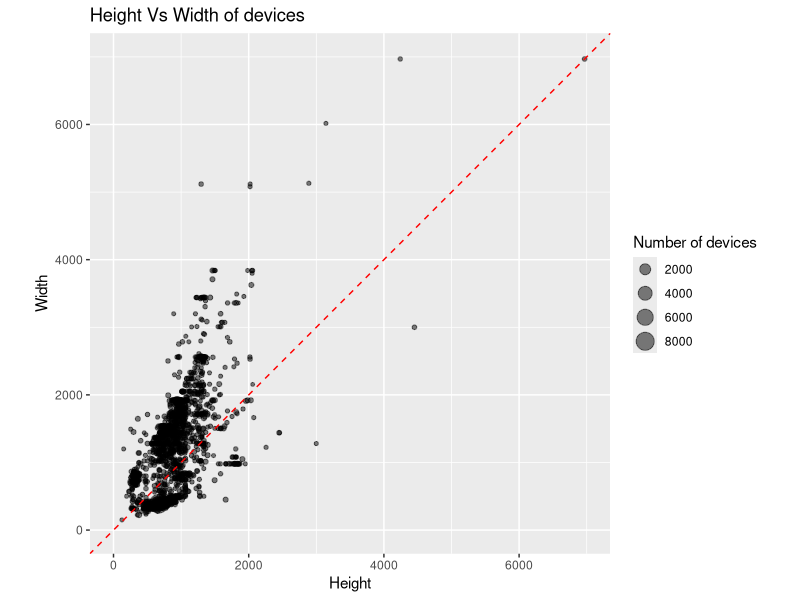
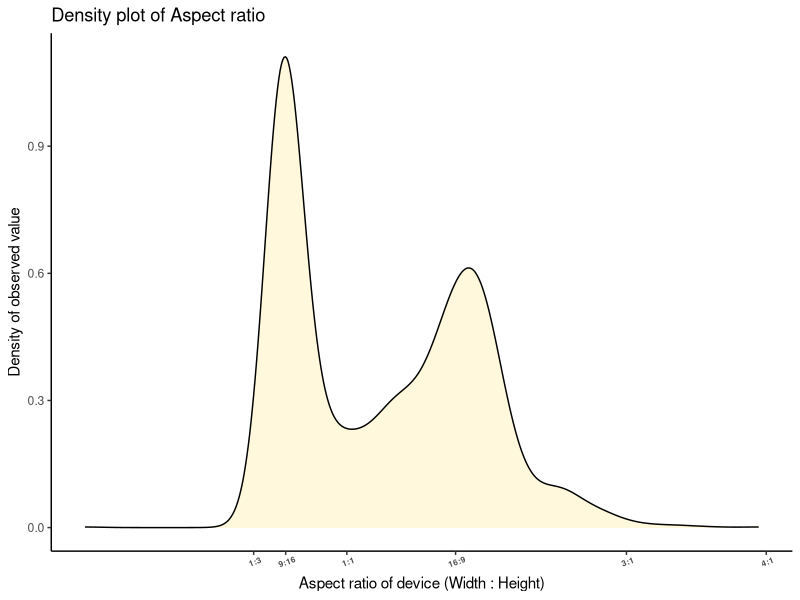

The R source for these figures, in order:
## ---- chunk 1
library(tidyverse)
library(ggplot2)
## ---- chunk 2
#| echo: false
#| eval: true
#| message: false

v <- read_csv(here::here("data/viewports.csv"))
glimpse(v)
## ---- chunk 3
#| label: fig-scat
#| fig-cap: "Scatter plot for Height Vs Width of devices"
pl1 <- ggplot(data = v %>% drop_na(),aes(x = Height,y = Width,size=Count)) + geom_point(alpha = 0.5) + geom_abline(slope = 1,intercept = 0,color='red',linetype= 'dashed') + theme(aspect.ratio = 1) + lims(x = c(0,7000),y = c(0,7000)) + ggtitle("Height Vs Width of devices") + labs(size = "Number of devices")
pl1
## ---- chunk 4
v <- v %>% mutate(aspect_ratio = Width/Height)
## ---- chunk 5
#| label: fig-dense
#| fig-cap: "Density plot of aspect ratio"
axis_labels <- c("1:3","9:16","1:1","16:9","3:1","4:1")
pl2 <- ggplot(data = v %>% filter(aspect_ratio<4), aes(x = aspect_ratio)) + geom_density(fill = "cornsilk") + theme_classic() + labs(x = "Aspect ratio of device (Width : Height)",y =  "Density of observed value") + ggtitle("Density plot of Aspect ratio") + 
  lims(x = c(0,4)) +
  scale_x_continuous(labels = axis_labels,breaks = c(1/3,9/16,1,16/9,3/1,4/1)) + 
  theme(axis.text.x = element_text(angle = 20,size = 6,face = 'bold')) 
pl2
